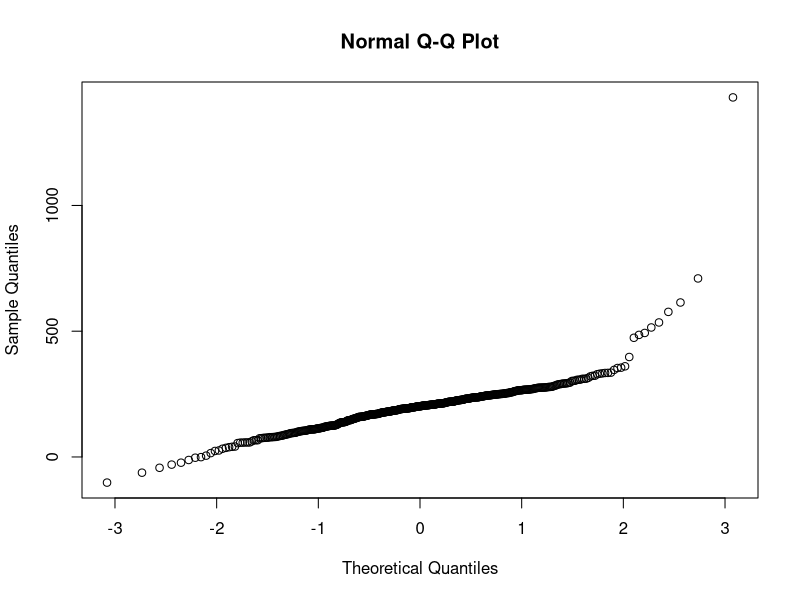
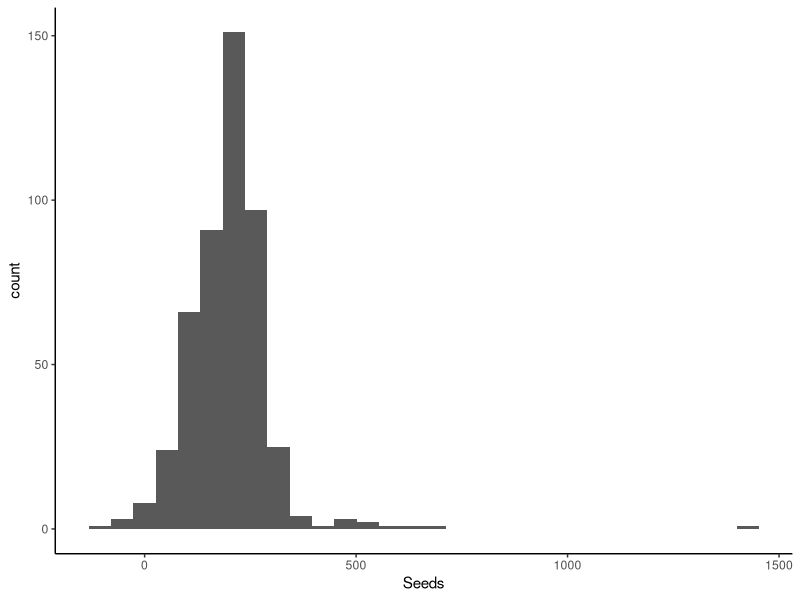

The R source for these figures, in order:
#################
# Set up of full data frames for individual plant and plant means analysis. 
# Seed calculations
# Test of normality with transformations
#################

library(tidyverse)

#Individual dataset
ksr_i <- read.csv("Data/KSR_individual.csv", header=T) # Imports main dataset
ksr_i <- ksr_i %>% drop_na("Fruit") # Remove rows where fruit information is NA
ksr_length <- ksr_i %>% select(l1,l2,l3,l4,l5) ; ksr_Ml<-rowMeans(ksr_length,na.rm=T) # Average length
ksr_width <- ksr_i %>% select(d1,d2,d3,d4,d5) ; ksr_Mw<-rowMeans(ksr_width,na.rm=T) # Average width
ksr_i<- ksr_i %>% mutate (F_length=ksr_Ml) %>% mutate (F_width=ksr_Mw) # Add averages to ksr_i
ksr_i<- ksr_i %>% mutate (Seeds=2.33*F_length*F_width - 102.47)
ksr_i <- ksr_i %>% select(-l1,-l2,-l3,-l4,-l5,-d1,-d2,-d3,-d4,-d5,-Fruit,-F_length,-F_width, -Flower_Number)

#Assess normality of seeds
qqnorm(ksr_i$Seeds) # ~ normal
ggplot(data=ksr_i,aes(x=Seeds)) + geom_histogram()+theme_classic()

#Lat, distance, climate
pop_lat <- read.csv("Data/pop_lat.csv", header=T) # Imports main dataset


